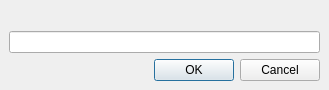
<?xml version="1.0" encoding="UTF-8"?>
<ui version="4.0">
 <class>Dialog</class>
 <widget class="QDialog" name="Dialog">
  <property name="geometry">
   <rect>
    <x>0</x>
    <y>0</y>
    <width>329</width>
    <height>90</height>
   </rect>
  </property>
  <property name="windowTitle">
   <string>Dialog</string>
  </property>
  <layout class="QGridLayout" name="gridLayout">
   <property name="margin">
    <number>9</number>
   </property>
   <property name="spacing">
    <number>6</number>
   </property>
   <item row="2" column="0" colspan="2">
    <widget class="QLineEdit" name="txtInput">
     <property name="frame">
      <bool>true</bool>
     </property>
    </widget>
   </item>
   <item row="3" column="1">
    <widget class="QDialogButtonBox" name="buttonBox">
     <property name="sizePolicy">
      <sizepolicy hsizetype="Fixed" vsizetype="Fixed">
       <horstretch>0</horstretch>
       <verstretch>0</verstretch>
      </sizepolicy>
     </property>
     <property name="orientation">
      <enum>Qt::Horizontal</enum>
     </property>
     <property name="standardButtons">
      <set>QDialogButtonBox::Cancel|QDialogButtonBox::Ok</set>
     </property>
    </widget>
   </item>
   <item row="3" column="0">
    <widget class="QLabel" name="lblError">
     <property name="sizePolicy">
      <sizepolicy hsizetype="Expanding" vsizetype="Preferred">
       <horstretch>0</horstretch>
       <verstretch>0</verstretch>
      </sizepolicy>
     </property>
     <property name="font">
      <font>
       <pointsize>8</pointsize>
       <weight>75</weight>
       <italic>false</italic>
       <bold>true</bold>
      </font>
     </property>
     <property name="contextMenuPolicy">
      <enum>Qt::NoContextMenu</enum>
     </property>
     <property name="text">
      <string/>
     </property>
     <property name="alignment">
      <set>Qt::AlignRight|Qt::AlignTrailing|Qt::AlignVCenter</set>
     </property>
    </widget>
   </item>
   <item row="1" column="0" colspan="2">
    <widget class="QLabel" name="lblDescription">
     <property name="text">
      <string/>
     </property>
     <property name="margin">
      <number>2</number>
     </property>
    </widget>
   </item>
  </layout>
 </widget>
 <resources/>
 <connections>
  <connection>
   <sender>buttonBox</sender>
   <signal>accepted()</signal>
   <receiver>Dialog</receiver>
   <slot>accept()</slot>
   <hints>
    <hint type="sourcelabel">
     <x>248</x>
     <y>254</y>
    </hint>
    <hint type="destinationlabel">
     <x>157</x>
     <y>274</y>
    </hint>
   </hints>
  </connection>
  <connection>
   <sender>buttonBox</sender>
   <signal>rejected()</signal>
   <receiver>Dialog</receiver>
   <slot>reject()</slot>
   <hints>
    <hint type="sourcelabel">
     <x>316</x>
     <y>260</y>
    </hint>
    <hint type="destinationlabel">
     <x>286</x>
     <y>274</y>
    </hint>
   </hints>
  </connection>
  <connection>
   <sender>txtInput</sender>
   <signal>returnPressed()</signal>
   <receiver>Dialog</receiver>
   <slot>exec()</slot>
   <hints>
    <hint type="sourcelabel">
     <x>156</x>
     <y>37</y>
    </hint>
    <hint type="destinationlabel">
     <x>156</x>
     <y>38</y>
    </hint>
   </hints>
  </connection>
 </connections>
</ui>
